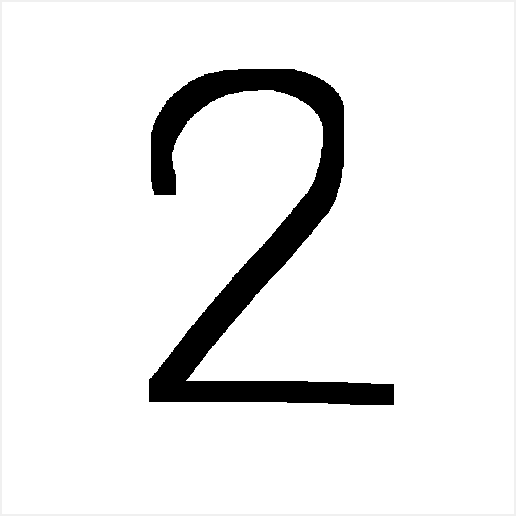
#> input picture Perceptron_Test/temppic.bmp, 516 x 516 px
$ python -i helper.py   (imports and definitions only)
#> lines starting #> are read from the running program, lines starting #| are printed output that depends on the picture
from random import random
from PIL import Image
from layerclass import Layer
import os
from neuronclass import Neuron

def weight_gen():
    return 2 * random() - 1  # Generating random weight from -1 to 1

def layer_builder(neurons_quantity: int, prev_neurons_quantity: int, prev_layer: Layer, next_layer: Layer):
    neurons = []
    for i in range(0, neurons_quantity):
        weights = []
        for j in range(0, prev_neurons_quantity):
            weights.append(weight_gen())  # Generating random weight from -1 to 1
        neurons.append(Neuron(weights))
    result = Layer(neurons, prev_layer, next_layer)
    return result

def picture_reader(path):

#> called with path = 'temppic.bmp'
    ps_image = Image.open(path)
#> ps_image is the input picture: PIL image 516x516 RGB; min 0, max 255, mean 234.7
    new_path = 'pic.bmp'
    ps_image.save(new_path)

    with Image.open(new_path) as im:
        resized = im.resize((32, 32)).convert("RGB")
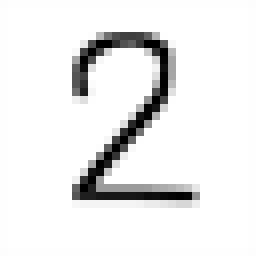
#> resized: PIL image 32x32 RGB (shown 8 times larger); min 0, max 255, mean 234.5
        width, height = resized.size
#> width = 32; height = 32
        pixel_array = []

        for y in range(height):
            row = []
            for x in range(width):
                r, g, b = resized.getpixel((x, y))

                if (r, g, b) == (255, 255, 255): # Some error
                    row.append(0)
                else:
                    row.append(1)

            pixel_array.append(row)
#> after the loop, pixel_array = 32 items
        os.remove(new_path)

        return pixel_array

>>> result = picture_reader('temppic.bmp')
#> result = 32 items
